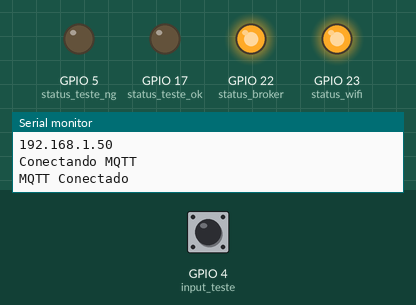
A sketch run on a simulated ESP32. On the bench: output pins drawn as LEDs (lit = HIGH), the last lines printed to the serial monitor. Dashed ring = blinking. Inputs (shaded band) come from the test bench; at power-on: GPIO 4 (input_teste) HIGH. WiFi joins after 1.5 s; servers stay silent unless stated; no MQTT or app messages arrive unless stated.

Above: at 2.7 s.
2.8 s: GPIO 4 (input_teste) pulled LOW for 2.35 s
At 3.61 s:
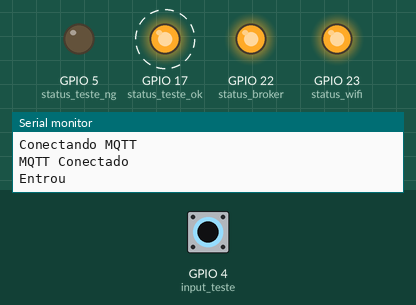
At 8.6 s:
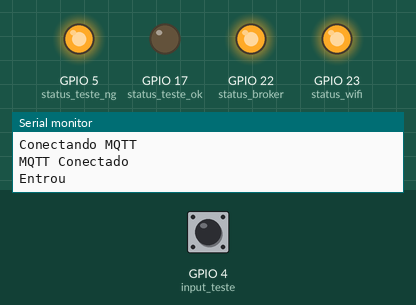
Timing chart, 0 to 10.1 s (numbered marks = the images above; inputs shaded):
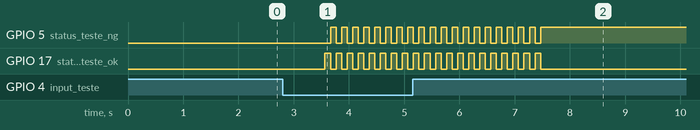

Measured:
- after the input at 2.8 s, GPIO 5 (status_teste_ng): alternates HIGH for 0.10 s and LOW for 0.10 s, 39 changes in all, then stays HIGH, starting after 0.87 s; GPIO 17 (status_teste_ok): alternates HIGH for 0.10 s and LOW for 0.10 s, 40 changes in all, then stays LOW, starting after 0.77 s

The sketch:

TesteDeFase.ino
```cpp
#include <WiFi.h>
#include <PubSubClient.h>
#define status_wifi 23
#define status_broker 22
#define status_teste_ok 17
#define status_teste_ng 5
#define input_teste 4

WiFiClient espClient;
PubSubClient client(espClient);

const char* mqtt_server = "10.56.255.30";
const char* ssid = "jabil_testers";
const char* password = "webT3st@M4N!";

unsigned long tempo;
bool st=false,wifi=false,mqtt=false;


void testeReset();
bool setup_mqtt();
bool setup_wifi();


void setup()
{
    Serial.begin(115200);
    pinMode(input_teste,INPUT_PULLUP);
    pinMode(status_wifi,OUTPUT);
    pinMode(status_teste_ok,OUTPUT);
    pinMode(status_teste_ng,OUTPUT);
    pinMode(status_broker,OUTPUT);
    digitalWrite(status_wifi,LOW);

    delay(1);
    wifi=setup_wifi();
    mqtt=setup_mqtt();

}

char c;
int contador=0;
String txt="";
char buff[10];


void loop()
{


    if(WiFi.status() == WL_CONNECTED){

      wifi=true;
      if (digitalRead(input_teste)==0){
        testeReset();
        Serial.println("Entrou");
        txt=(String)contador;
        txt.toCharArray(buff,10);

        if (client.connected()){
          mqtt=true;
          client.publish("status/fase",buff);
          digitalWrite(status_broker,HIGH);
          tempo=millis();

          while(millis()-tempo<=4000){

            if(st){
              digitalWrite(status_teste_ok,LOW);
              digitalWrite(status_teste_ng,HIGH);
            }

            else{
              digitalWrite(status_teste_ok,HIGH);
              digitalWrite(status_teste_ng,LOW);
            }

            delay(100);
            st=!st;

          }

          if(contador%2==0){
            digitalWrite(status_teste_ok,LOW);
            digitalWrite(status_teste_ng,HIGH);
          }
          else{
            digitalWrite(status_teste_ok,HIGH);
            digitalWrite(status_teste_ng,LOW);
          }

        }

        else{

          digitalWrite(status_broker,LOW);

          mqtt=setup_mqtt();

         }

        contador+=1;
       }

    }
    else{
      digitalWrite(status_wifi,LOW);
      wifi=setup_wifi();
    }
    if(client.connected()==false){
      mqtt=setup_mqtt();
    }
    else{
      client.publish("status/fase","salamaleico");
      delay(2000);
     }

}

bool setup_wifi() {
  delay(10);

  Serial.println();
  Serial.print("Connecting to ");
  Serial.println(ssid);

  WiFi.begin(ssid, password);

  while (WiFi.status() != WL_CONNECTED) {
    delay(500);
    Serial.print(".");
  }

  Serial.println("");
  Serial.println("WiFi connected");
  Serial.println("IP address: ");
  Serial.println(WiFi.localIP());
  digitalWrite(status_wifi,HIGH);
  return true;
}

bool setup_mqtt(){
  Serial.println("Conectando MQTT");
  client.setServer(mqtt_server, 1883);
  client.connect("ESP32Client");
  if (client.connected()){
    digitalWrite(status_broker,HIGH);
    Serial.println("MQTT Conectado");
    return true;
  }

  else{
    digitalWrite(status_broker,LOW);
    Serial.println("MQTT Não Conectado");
    return false;

  }
}

void testeReset(){
    digitalWrite(status_teste_ok,LOW);
    digitalWrite(status_teste_ng,LOW);
}
```
